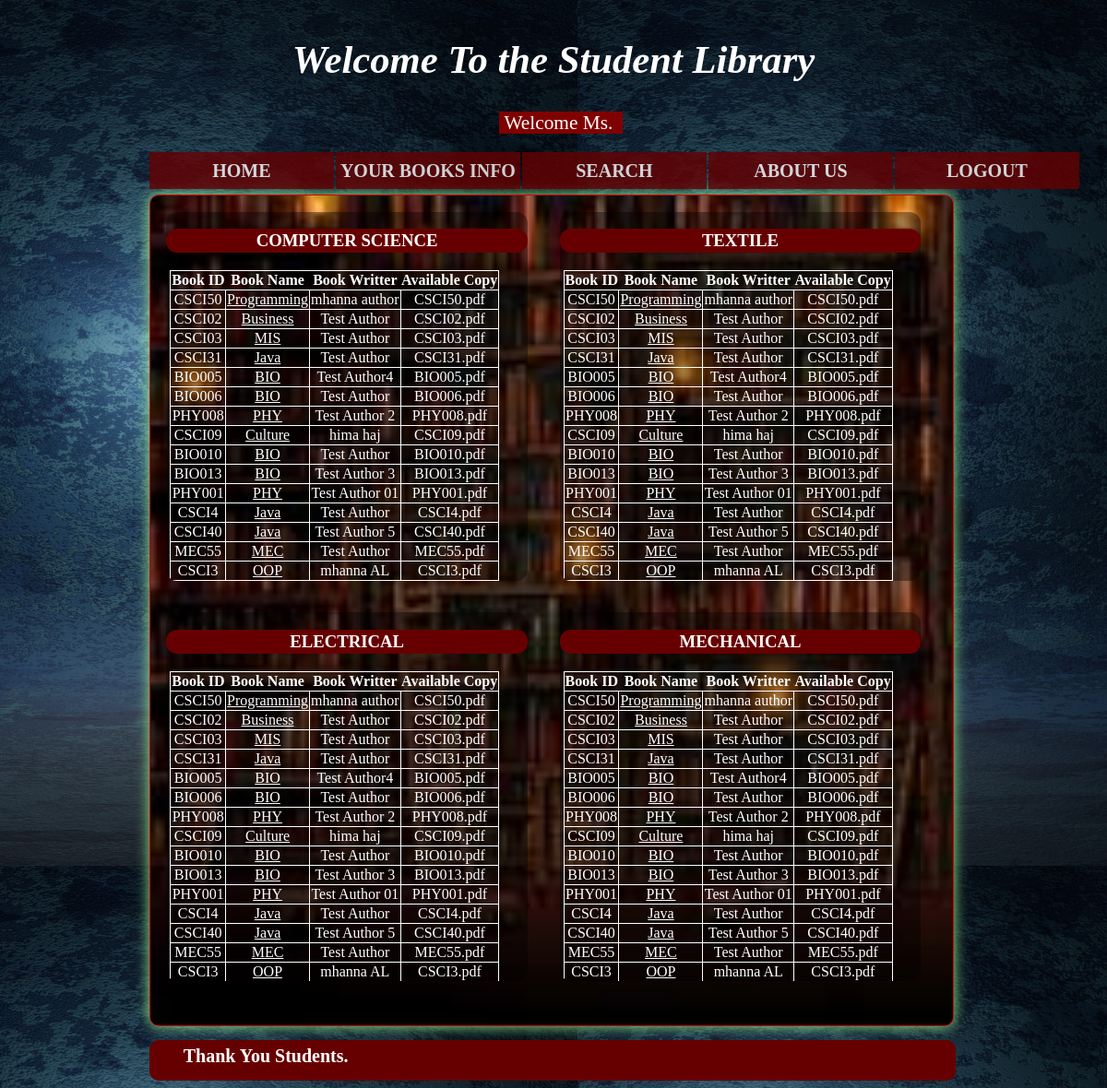
The app's page /sdb.php with its own data.
### tables this page shows
CREATE TABLE `book` (
  `b_id` varchar(255) NOT NULL,
  `booksname` varchar(50) NOT NULL,
  `authorname` varchar(50) NOT NULL,
  `copies` varchar(20) NOT NULL,
  `file_name` varchar(255) NOT NULL,
  `path` varchar(200) NOT NULL
);

### sdb.php (the view, shortened to what this page needs)
<?php include("connection.php");
$name=$_SESSION["sname"];
$gender=$_SESSION["sgender"];
$namecap=ucwords($name);
?>
<!DOCTYPE html>
<html>
<head><title>Student_DashBoard</title></head>
<body>
  <div class="box">
   <table  style =" font-size:16pt"  align="center" width="100%" height="100%">
      <tr>
        <td style="color:white"><h1 align="center"> <i>Welcome To the Student Library </i></h1></td>
      </tr>
      <tr>
        <td ><mark style="color:white;background-color:maroon;margin-left:45%;LOGOUT;align:center;"> &nbsp;Welcome
            <?php if($gender=="m")
                {
                    echo "Mr. ";
                }
               else{
                echo "Ms. ";
               }
            ?><b><?php echo $namecap; ?> &nbsp;</b></mark></td>
      </tr>
    </table>
  </div>
  <div class="nav">
    <ul>
      <li><a style="background-color: #660000" href="sdb.php">HOME</a></li>
      <li><a href="sbooks.php">YOUR BOOKS INFO</a></li>
	  <li><a href="search.php">SEARCH</a></li>
      <li><a href="aboutus.php">ABOUT US</a></li>
      <li><a href="index.php">LOGOUT</a></li>
    </ul>
<br><br>
</div>
  <div class="boxtwo" style="border-radius: 10px; width:73.5%; height:900px; margin-left:13%;margin-top:10px;background-color:white">
    <div class="box-cnt">
      <h3 class="box-cnt-h">COMPUTER SCIENCE</h3>
         <table class="box-table">
                <tr>
                    <th>Book ID</th>
                    <th>Book Name</th>
                    <th>Book Writter</th>
                    <th>Available Copy</th>
                </tr>
            <?php  $data=mysqli_query($con,"SELECT * FROM `book`");
	              while($row = mysqli_fetch_array($data))
	               {
                          $bookid_cse=$row["b_id"];
                          $lg1="<a href='view_book.php?id=$bookid_cse'>";
                        echo "<td>" ;echo $row["b_id"]; echo "</td>";
                        echo "<td>";echo "$lg1"; echo $row["booksname"]; echo "</a>"; echo "</td>";
                        echo "<td>"; echo $row["authorname"]; echo "</td>";
                        echo "<td>"; echo $row["file_name"]; echo "</td>";
                    }
	            ?>
                </table>
    </div>
    <div class="box-cnt">
      <h3 class="box-cnt-h">TEXTILE</h3>
        <table class="box-table">
                <tr>
                    <th>Book ID</th>
                    <th>Book Name</th>
                    <th>Book Writter</th>
                    <th>Available Copy</th>
                </tr>
            <?php  $data=mysqli_query($con,"SELECT * FROM `book`");
	              while($row = mysqli_fetch_array($data))
	               {
                          $bookid_tt=$row["b_id"];
                          $lg2="<a href='view_book.php?id=$bookid_tt'>";
                        echo "<td>" ;echo $row["b_id"]; echo "</td>";
                        echo "<td>";echo "$lg2"; echo $row["booksname"]; echo "</a>"; echo "</td>";
                        echo "<td>"; echo $row["authorname"]; echo "</td>";
                        echo "<td>"; echo $row["file_name"]; echo "</td>";
                      }
	            ?>
                </table>
    </div>
      <br/clear="all">
    <div class="box-cnt">
      <h3 class="box-cnt-h">ELECTRICAL</h3>
        <table class="box-table">
                <tr>
                    <th>Book ID</th>
                    <th>Book Name</th>
                    <th>Book Writter</th>
                    <th>Available Copy</th>
                </tr>
            <?php  $data=mysqli_query($con,"SELECT * FROM `book`");
	              while($row = mysqli_fetch_array($data))
	               {
                          $bookid_ee=$row["b_id"];
                          $lg3="<a href='view_book.php?id=$bookid_ee'>";
                        echo "<td>" ;echo $row["b_id"]; echo "</td>";
                        echo "<td>";echo "$lg3"; echo $row["booksname"]; echo "</a>"; echo "</td>";
                        echo "<td>"; echo $row["authorname"]; echo "</td>";
                        echo "<td>"; echo $row["file_name"]; echo "</td>";
                      }
	            ?>
                </table>
    </div>
    <div class="box-cnt">
      <h3 class="box-cnt-h">MECHANICAL</h3>
        <table class="box-table">
                <tr>
                    <th>Book ID</th>
                    <th>Book Name</th>
                    <th>Book Writter</th>
                    <th>Available Copy</th>
                </tr>
            <?php  $data=mysqli_query($con,"SELECT * FROM `book`");
	              while($row = mysqli_fetch_array($data))
	               {
                          $bookid_me=$row["b_id"];
                          $lg4="<a href='view_book.php?id=$bookid_me'>";
                        echo "<td>" ;echo $row["b_id"]; echo "</td>";
                        echo "<td>";echo "$lg4"; echo $row["booksname"]; echo "</a>"; echo "</td>";
                        echo "<td>"; echo $row["authorname"]; echo "</td>";
                        echo "<td>"; echo $row["file_name"]; echo "</td>";
                      }
	            ?>
                </table>
    </div>
  </div>
          <div class="boxthree" style="background-color:#660000; border:solid 2px #660000;border-radius: 10px; width:73.5%; height:40px; margin-left:13%; margin-top:15px" >
     <h6 style="line-height:0.5px;color:white;font-size:15pt;margin-top:15px;margin-left:4%;">Thank You Students.</h6>
    </div>
</body>
<html>

### sdb.php (style rules this page uses)
body { background: url("bg.jpg"); }
.boxtwo { background-image: url("bg4.jpg"); background-size: cover; box-shadow:0px 0px 15px lightgreen; border:solid 1px #CF0403; }
ul { padding: 0 ; list-style: none; }
ul li { float: left; width: 200px; height: 40px; font-weight:bold; background-color: #660000; opacity: .8; line-height: 40px; text-align: center; font-size: 20px; margin-right: 2px; }
ul li a { text-decoration: none; color: white; display: block; }
.nav { padding-left:13%; }
.box-cnt { background:rgba(0,0,0,0.38); float:left; border-radius:12px; overflow: auto; height:400px; width:45%; margin: 2% 2%; float: left; }
.box-cnt-h { color:white; text-align: center; padding-top:2px; padding-bottom: 2px; background:#660000; border-radius:12px; }
.box-table { color: white; text-align: center; border-collapse: collapse; margin:1%; height: auto; }
.box-table td,tr { border: 1px solid white; }
a { color: white; }

### records on screen
book: b_id "CSCI50", booksname "Programming", authorname "mhanna author", file_name "CSCI50.pdf"
book: b_id "CSCI02", booksname "Business", authorname "Test Author", file_name "CSCI02.pdf"
book: b_id "CSCI03", booksname "MIS", authorname "Test Author", file_name "CSCI03.pdf"
book: b_id "CSCI31", booksname "Java", authorname "Test Author", file_name "CSCI31.pdf"
book: b_id "BIO005", booksname "BIO", authorname "Test Author4", file_name "BIO005.pdf"
book: b_id "BIO006", booksname "BIO", authorname "Test Author", file_name "BIO006.pdf"
book: b_id "PHY008", booksname "PHY", authorname "Test Author 2", file_name "PHY008.pdf"
book: b_id "CSCI09", booksname "Culture", authorname "hima haj", file_name "CSCI09.pdf"
book: b_id "BIO010", booksname "BIO", authorname "Test Author", file_name "BIO010.pdf"
book: b_id "BIO013", booksname "BIO", authorname "Test Author 3", file_name "BIO013.pdf"
book: b_id "PHY001", booksname "PHY", authorname "Test Author 01", file_name "PHY001.pdf"
book: b_id "CSCI4", booksname "Java", authorname "Test Author", file_name "CSCI4.pdf"
book: b_id "CSCI40", booksname "Java", authorname "Test Author 5", file_name "CSCI40.pdf"
book: b_id "MEC55", booksname "MEC", authorname "Test Author", file_name "MEC55.pdf"
book: b_id "CSCI3", booksname "OOP", authorname "mhanna AL", file_name "CSCI3.pdf"
